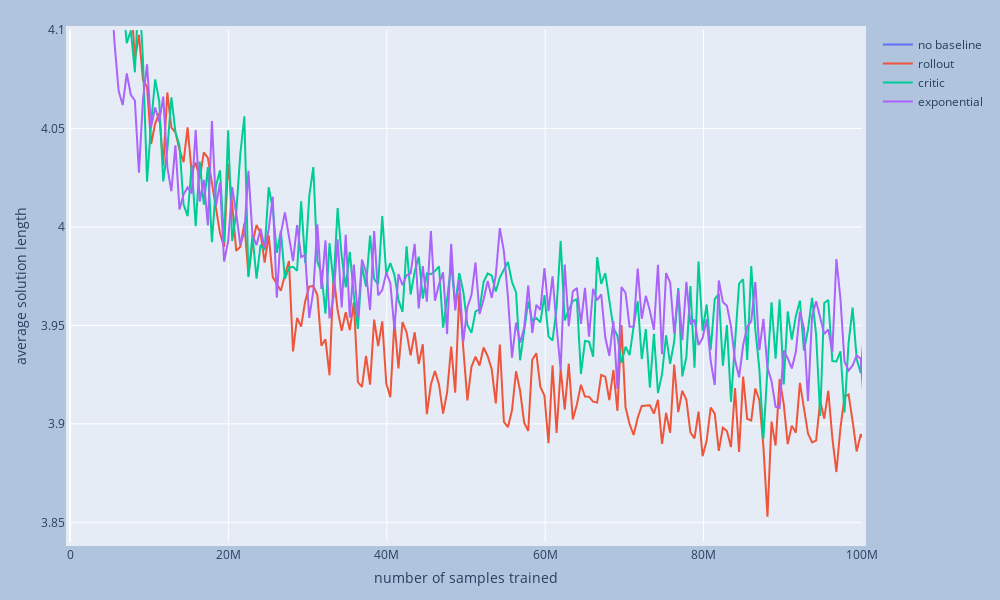

Notebook source saved alongside this figure:
### Code cell
# https://plotly.com/python/plot-data-from-csv/
# https://stackoverflow.com/questions/64500472/plot-multiple-pandas-dataframes-in-one-graph-python-plotly
import plotly.express as px
import plotly.graph_objects as go
import plotly.io as pio
pio.kaleido.scope.mathjax = None # https://github.com/plotly/plotly.py/issues/3469

fig = go.Figure()
for i, (name, df) in enumerate(zip(plot_names, plot_dfs)):
    fig = fig.add_trace(go.Scatter(x = df[x_df_label],
                                   y = df[y_df_labels[i]], 
                                   name = name))

fig.update_layout(
    autosize=False,
    width=1000,
    height=600,
    margin=dict(
        l=70,
        r=70,
        b=30,
        t=30,
        pad=4
    ),
    yaxis=dict(
        title_text=y_display_label,
        range=(3.84, 4.1),
        #ticktext=["Very long label", "long label", "3", "label"],
        #tickvals=[1, 2, 3, 4],
        #tickmode="array",
        #titlefont=dict(size=30),
    ),
    xaxis=dict(
        title_text=x_display_label,
        range=(0, 100_000_000),
        #ticktext=["Very long label", "long label", "3", "label"],
        #tickvals=[1, 2, 3, 4],
        #tickmode="array",
        #titlefont=dict(size=30),
    ),
    title=dict(
        #text=title,
    ),
    paper_bgcolor="LightSteelBlue",
)
# https://plotly.com/python/horizontal-vertical-shapes/
#fig.add_hline(y=3.84, line_dash="dot", annotation_text="optimal", annotation_position="bottom right")
fig.update_yaxes(rangemode="tozero")
fig.show()
fig.write_image("figures/" + figure_meta['plot_filename'] + ".pdf")


with open("figure_metas/" + figure_meta['plot_filename'] + ".json", "w") as fp:
    json.dump(figure_meta,fp)

### Figure 1 — Plotly figure (JSON) as saved in the notebook; plotly's stock layout.template omitted (floating-point values rounded to 4 significant figures; data arrays with more than 128 entries replaced by an {"elided": "..."} marker saying what was removed)
{"data": [{"name": "no baseline", "type": "scatter", "x": {"elided": "5000 int values"}, "y": {"elided": "5000 float values"}}, {"name": "rollout", "type": "scatter", "x": {"elided": "5000 int values"}, "y": {"elided": "5000 float values"}}, {"name": "critic", "type": "scatter", "x": {"elided": "5000 int values"}, "y": {"elided": "5000 float values"}}, {"name": "exponential", "type": "scatter", "x": {"elided": "5000 int values"}, "y": {"elided": "5000 float values"}}], "layout": {"autosize": false, "height": 600, "margin": {"b": 30, "l": 70, "pad": 4, "r": 70, "t": 30}, "paper_bgcolor": "LightSteelBlue", "width": 1000, "xaxis": {"range": [0, 100000000], "title": {"text": "number of samples trained"}}, "yaxis": {"range": [3.84, 4.1], "rangemode": "tozero", "title": {"text": "average solution length"}}}}
